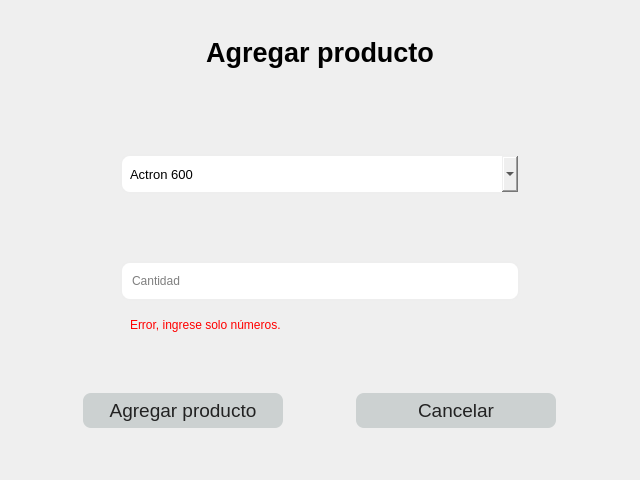
<?xml version="1.0" encoding="UTF-8"?>
<ui version="4.0">
 <class>Form</class>
 <widget class="QWidget" name="Form">
  <property name="geometry">
   <rect>
    <x>0</x>
    <y>0</y>
    <width>640</width>
    <height>480</height>
   </rect>
  </property>
  <property name="minimumSize">
   <size>
    <width>640</width>
    <height>480</height>
   </size>
  </property>
  <property name="maximumSize">
   <size>
    <width>640</width>
    <height>480</height>
   </size>
  </property>
  <property name="windowTitle">
   <string>Form</string>
  </property>
  <property name="styleSheet">
   <string notr="true">background:&quot;#222&quot;; color: &quot;#eee&quot;</string>
  </property>
  <widget class="QWidget" name="verticalLayoutWidget">
   <property name="geometry">
    <rect>
     <x>10</x>
     <y>10</y>
     <width>621</width>
     <height>341</height>
    </rect>
   </property>
   <layout class="QVBoxLayout" name="verticalLayout">
    <property name="spacing">
     <number>60</number>
    </property>
    <property name="bottomMargin">
     <number>40</number>
    </property>
    <item alignment="Qt::AlignHCenter">
     <widget class="QLabel" name="title">
      <property name="minimumSize">
       <size>
        <width>400</width>
        <height>70</height>
       </size>
      </property>
      <property name="maximumSize">
       <size>
        <width>400</width>
        <height>70</height>
       </size>
      </property>
      <property name="font">
       <font>
        <family>Arial</family>
        <pointsize>20</pointsize>
        <weight>75</weight>
        <bold>true</bold>
       </font>
      </property>
      <property name="layoutDirection">
       <enum>Qt::LeftToRight</enum>
      </property>
      <property name="text">
       <string>Agregar producto</string>
      </property>
      <property name="alignment">
       <set>Qt::AlignCenter</set>
      </property>
     </widget>
    </item>
    <item alignment="Qt::AlignHCenter">
     <widget class="QComboBox" name="products_cbx">
      <property name="minimumSize">
       <size>
        <width>400</width>
        <height>30</height>
       </size>
      </property>
      <property name="maximumSize">
       <size>
        <width>400</width>
        <height>40</height>
       </size>
      </property>
      <property name="font">
       <font>
        <family>Arial</family>
        <pointsize>10</pointsize>
       </font>
      </property>
      <property name="styleSheet">
       <string notr="true">background-color:'#222'; 
color: '#eee'; 
padding: 8px;
border-radius: 10px;
border: 2px solid #eee</string>
      </property>
      <item>
       <property name="text">
        <string>Actron 600</string>
       </property>
      </item>
      <item>
       <property name="text">
        <string>Termometro Digital</string>
       </property>
      </item>
     </widget>
    </item>
    <item alignment="Qt::AlignHCenter">
     <widget class="QLineEdit" name="cantidad_input">
      <property name="minimumSize">
       <size>
        <width>400</width>
        <height>40</height>
       </size>
      </property>
      <property name="maximumSize">
       <size>
        <width>400</width>
        <height>40</height>
       </size>
      </property>
      <property name="styleSheet">
       <string notr="true">background-color:'#222'; 
color: '#eee'; 
padding: 8px;
border-radius: 10px;
border: 2px solid #eee</string>
      </property>
      <property name="placeholderText">
       <string>Cantidad</string>
      </property>
      <property name="clearButtonEnabled">
       <bool>true</bool>
      </property>
     </widget>
    </item>
   </layout>
  </widget>
  <widget class="QWidget" name="">
   <property name="geometry">
    <rect>
     <x>10</x>
     <y>350</y>
     <width>621</width>
     <height>121</height>
    </rect>
   </property>
   <layout class="QHBoxLayout" name="horizontalLayout_2">
    <property name="spacing">
     <number>0</number>
    </property>
    <item>
     <widget class="QPushButton" name="agregar_btn">
      <property name="minimumSize">
       <size>
        <width>200</width>
        <height>35</height>
       </size>
      </property>
      <property name="maximumSize">
       <size>
        <width>200</width>
        <height>35</height>
       </size>
      </property>
      <property name="font">
       <font>
        <family>Arial</family>
        <pointsize>14</pointsize>
       </font>
      </property>
      <property name="cursor">
       <cursorShape>PointingHandCursor</cursorShape>
      </property>
      <property name="styleSheet">
       <string notr="true">background-color:#ccd1d1; color: #222; border-radius: 8px</string>
      </property>
      <property name="text">
       <string>Agregar producto</string>
      </property>
     </widget>
    </item>
    <item>
     <widget class="QPushButton" name="cancelar_btn">
      <property name="minimumSize">
       <size>
        <width>200</width>
        <height>35</height>
       </size>
      </property>
      <property name="maximumSize">
       <size>
        <width>200</width>
        <height>35</height>
       </size>
      </property>
      <property name="font">
       <font>
        <family>Arial</family>
        <pointsize>14</pointsize>
       </font>
      </property>
      <property name="cursor">
       <cursorShape>PointingHandCursor</cursorShape>
      </property>
      <property name="styleSheet">
       <string notr="true">background-color:#ccd1d1; color: #222; border-radius: 8px</string>
      </property>
      <property name="text">
       <string>Cancelar</string>
      </property>
     </widget>
    </item>
   </layout>
  </widget>
  <widget class="QLabel" name="warning_lbl">
   <property name="geometry">
    <rect>
     <x>130</x>
     <y>300</y>
     <width>210</width>
     <height>50</height>
    </rect>
   </property>
   <property name="minimumSize">
    <size>
     <width>210</width>
     <height>50</height>
    </size>
   </property>
   <property name="maximumSize">
    <size>
     <width>210</width>
     <height>50</height>
    </size>
   </property>
   <property name="font">
    <font>
     <pointsize>9</pointsize>
    </font>
   </property>
   <property name="styleSheet">
    <string notr="true">background: transparent; color: red;</string>
   </property>
   <property name="text">
    <string>Error, ingrese solo números.</string>
   </property>
   <property name="alignment">
    <set>Qt::AlignLeading|Qt::AlignLeft|Qt::AlignVCenter</set>
   </property>
  </widget>
 </widget>
 <resources/>
 <connections/>
</ui>
